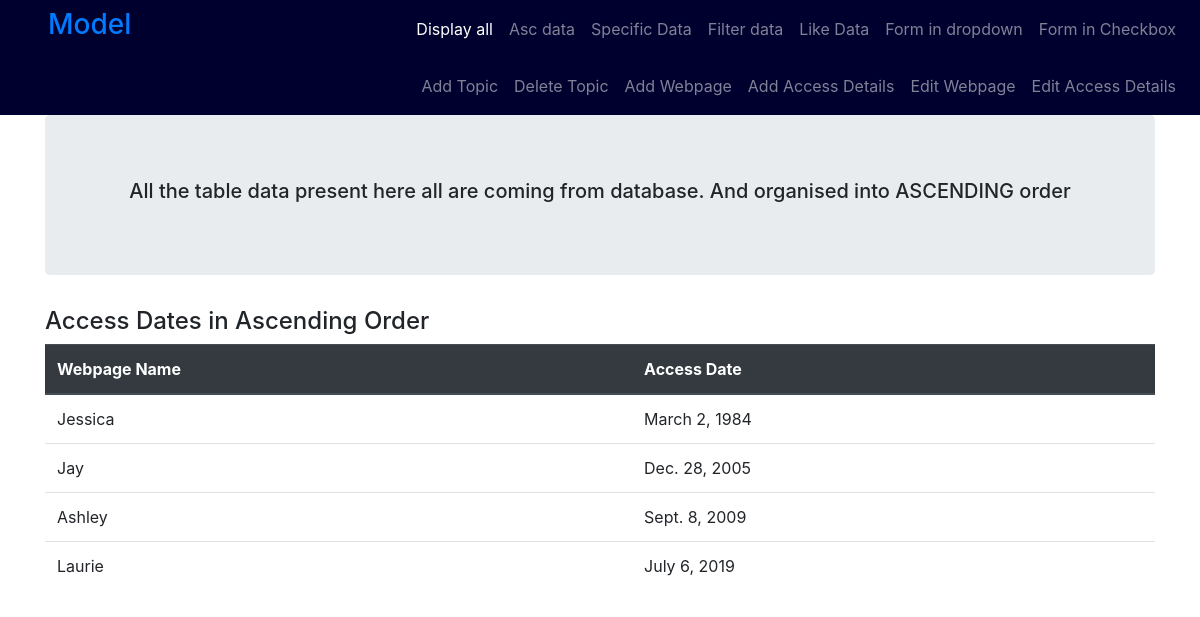
Screenshot of /display-asc/ with the database file from the repository.
### myapp/models.py (models this page shows, shortened)
class Access_Details(models.Model):
    name = models.ForeignKey(Webpage, on_delete=models.CASCADE)
    date = models.DateField(unique=True)

class Webpage(models.Model):
    top_name = models.ForeignKey(Topic, on_delete=models.CASCADE)
    name = models.CharField(max_length=50, primary_key=True)
    url = models.URLField(unique=True)
    def __str__(self):
        return self.name

### myapp/views.py (the view)
# urls.py: path('display-asc/',views.display_asc, name='display_asc'), # display all data in asc order
def display_asc(request):
    access_details_asc = Access_Details.objects.order_by('date') # order_by() ordered all the data by asc order
    access_date = {'dates':access_details_asc}
    return render(request, "display_asc.html", context=access_date)

### myapp/templates/display_asc.html (shortened to what this page needs)
{% extends "index.html" %}
{% block body_block %}
<div class="container">
  <div class="jumbotron">
  <h5 align="center">
      All the table data present here all are coming from database. And organised into ASCENDING order
  </h5>
  </div>
  {% if dates %}
  <h4>Access Dates in Ascending Order</h4>
    <table class="table">
        <thead class="thead-dark">
            <tr>
                <th scope="col">Webpage Name</th>
                <th scope="col">Access Date</th>
            </tr>
        </thead>
        <tbody>
            {% for date in dates  %}
            <tr>
                <td>{{ date.name}}</td>
                <td>{{ date.date}}</td>
            </tr>
            {% endfor %}
        </tbody>
    </table>
    {% else %}
    <h1>
        no data found
    </h1>
  {% endif %}
  </div>
  {% endblock body_block %}

### rows the page displays
Access_Details: name "Jessica", date "March 2, 1984"
Access_Details: name "Jay", date "Dec. 28, 2005"
Access_Details: name "Ashley", date "Sept. 8, 2009"
Access_Details: name "Laurie", date "July 6, 2019"
